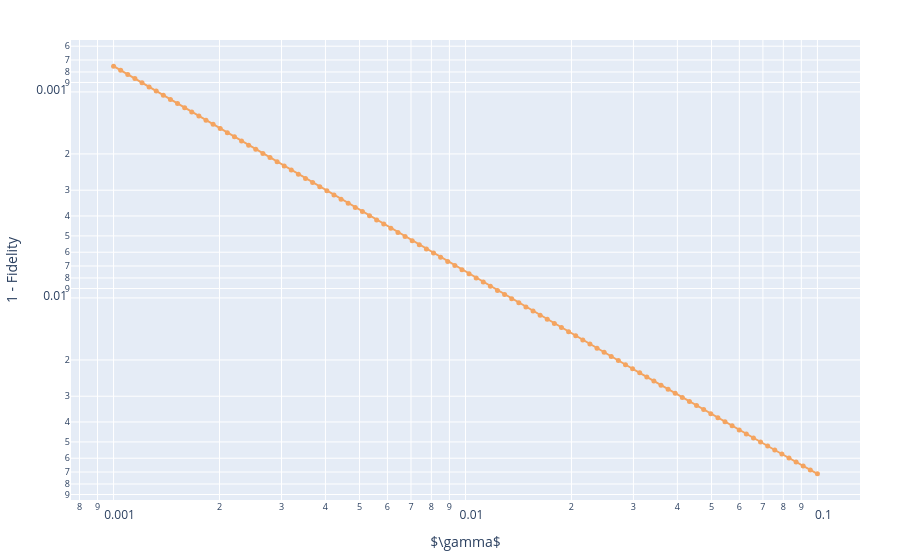

Notebook source saved alongside this figure:
### Code cell
# plot again with plotly
import plotly.graph_objects as go
fig = go.Figure()
fig.add_trace(go.Scatter(
    x=gamma,
    y=1-fidelity_list,
    mode='lines+markers',
    name='Trivial Encoding',
    line=dict(color='sandybrown'),
    marker=dict(size=5)
))

fig.update_layout(
    xaxis=dict(type='log', title='$\\gamma$', title_font=dict(size=14)),
    yaxis=dict(type='log', title='1 - Fidelity', title_font=dict(size=14)),
    legend=dict(font=dict(size=12)),
    margin=dict(l=40, r=40, t=40, b=40)
)
fig.update_yaxes(autorange='reversed')

# fig.show()
